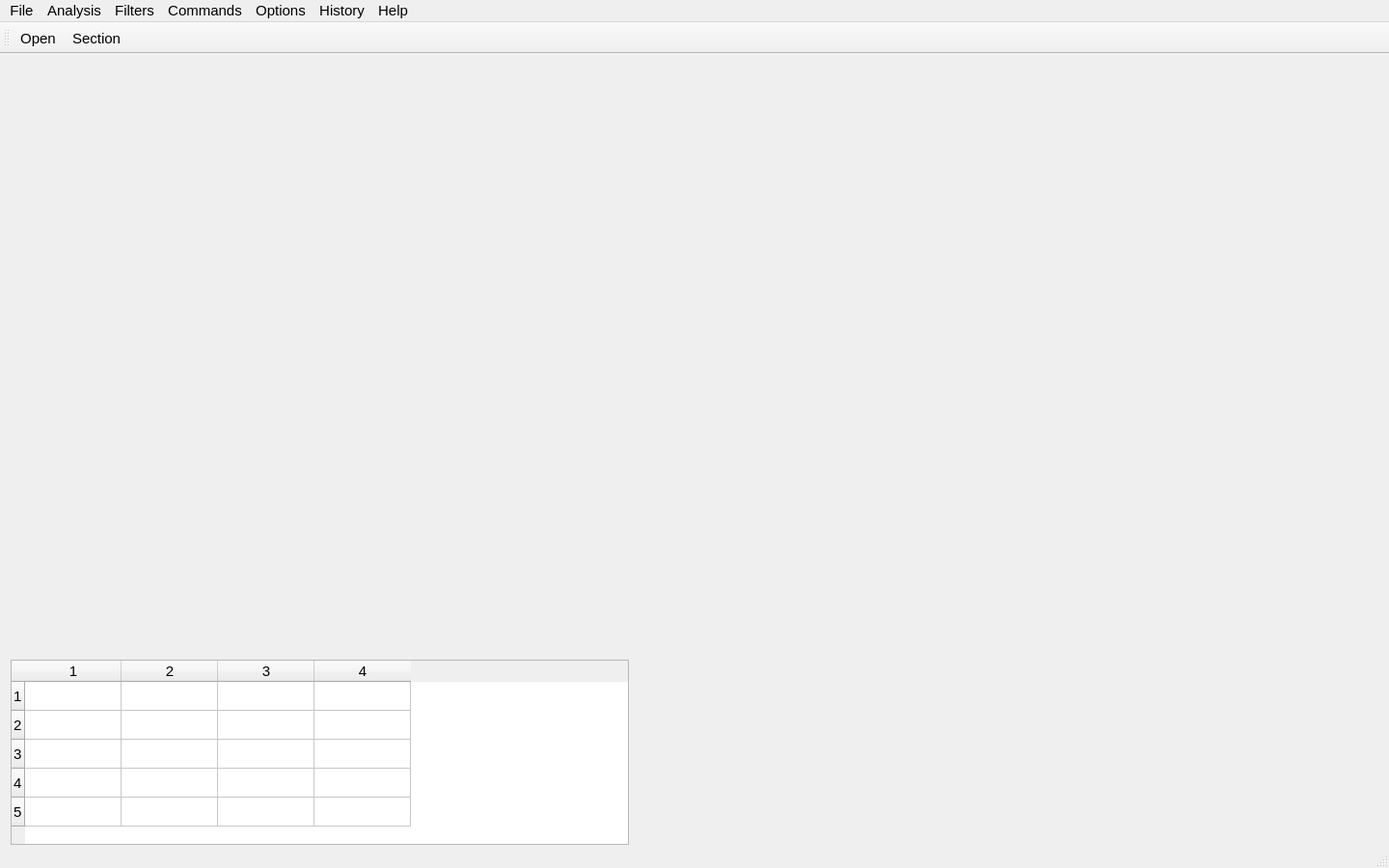
<?xml version="1.0" encoding="UTF-8"?>
<ui version="4.0">
 <class>MainWindow</class>
 <widget class="QMainWindow" name="MainWindow">
  <property name="geometry">
   <rect>
    <x>0</x>
    <y>0</y>
    <width>1440</width>
    <height>900</height>
   </rect>
  </property>
  <property name="font">
   <font>
    <family>Arial</family>
    <pointsize>11</pointsize>
   </font>
  </property>
  <property name="windowTitle">
   <string>MainWindow</string>
  </property>
  <property name="autoFillBackground">
   <bool>false</bool>
  </property>
  <property name="styleSheet">
   <string notr="true"/>
  </property>
  <widget class="QWidget" name="centralWidget">
   <widget class="QCustomPlot" name="CurveImagePlot" native="true">
    <property name="geometry">
     <rect>
      <x>700</x>
      <y>10</y>
      <width>481</width>
      <height>571</height>
     </rect>
    </property>
   </widget>
   <widget class="QCustomPlot" name="CurveImageIIPlot" native="true">
    <property name="geometry">
     <rect>
      <x>700</x>
      <y>590</y>
      <width>481</width>
      <height>41</height>
     </rect>
    </property>
   </widget>
   <widget class="QCustomPlot" name="TwoDImageIIPlot" native="true">
    <property name="geometry">
     <rect>
      <x>700</x>
      <y>650</y>
      <width>491</width>
      <height>51</height>
     </rect>
    </property>
   </widget>
   <widget class="QCustomPlot" name="TwoDImagePlot" native="true">
    <property name="geometry">
     <rect>
      <x>11</x>
      <y>1</y>
      <width>649</width>
      <height>407</height>
     </rect>
    </property>
   </widget>
   <widget class="QTableWidget" name="newtable">
    <property name="geometry">
     <rect>
      <x>11</x>
      <y>628</y>
      <width>641</width>
      <height>192</height>
     </rect>
    </property>
    <property name="rowCount">
     <number>5</number>
    </property>
    <property name="columnCount">
     <number>4</number>
    </property>
    <row/>
    <row/>
    <row/>
    <row/>
    <row/>
    <column/>
    <column/>
    <column/>
    <column/>
   </widget>
  </widget>
  <widget class="QMenuBar" name="menuBar">
   <property name="geometry">
    <rect>
     <x>0</x>
     <y>0</y>
     <width>1440</width>
     <height>23</height>
    </rect>
   </property>
   <widget class="QMenu" name="menuFile">
    <property name="title">
     <string>File</string>
    </property>
    <addaction name="actionOpen"/>
   </widget>
   <widget class="QMenu" name="menuAnalysis">
    <property name="title">
     <string>Analysis</string>
    </property>
    <addaction name="actionSection"/>
    <addaction name="actionRoughness"/>
    <addaction name="actionPower_Spectral_Denstiy"/>
    <addaction name="actionFlatten"/>
    <addaction name="actionThree_Dimension"/>
    <addaction name="actionHistogram"/>
   </widget>
   <widget class="QMenu" name="menuFilters">
    <property name="title">
     <string>Filters</string>
    </property>
   </widget>
   <widget class="QMenu" name="menuCommands">
    <property name="title">
     <string>Commands</string>
    </property>
    <addaction name="actionDouble_Channel"/>
   </widget>
   <widget class="QMenu" name="menuOptions">
    <property name="title">
     <string>Options</string>
    </property>
   </widget>
   <widget class="QMenu" name="menuHistory">
    <property name="title">
     <string>History</string>
    </property>
   </widget>
   <widget class="QMenu" name="menuHelp">
    <property name="title">
     <string>Help</string>
    </property>
   </widget>
   <addaction name="menuFile"/>
   <addaction name="menuAnalysis"/>
   <addaction name="menuFilters"/>
   <addaction name="menuCommands"/>
   <addaction name="menuOptions"/>
   <addaction name="menuHistory"/>
   <addaction name="menuHelp"/>
  </widget>
  <widget class="QToolBar" name="mainToolBar">
   <attribute name="toolBarArea">
    <enum>TopToolBarArea</enum>
   </attribute>
   <attribute name="toolBarBreak">
    <bool>false</bool>
   </attribute>
   <addaction name="actionOpen"/>
   <addaction name="actionSection"/>
  </widget>
  <widget class="QStatusBar" name="statusBar"/>
  <action name="actionOpen">
   <property name="icon">
    <iconset resource="src.qrc">
     <normaloff>:/new/prefix1/image/image_open.ico</normaloff>:/new/prefix1/image/image_open.ico</iconset>
   </property>
   <property name="text">
    <string>Open</string>
   </property>
  </action>
  <action name="actionSection">
   <property name="enabled">
    <bool>true</bool>
   </property>
   <property name="icon">
    <iconset resource="src.qrc">
     <normaloff>:/new/prefix1/image/general.ico</normaloff>:/new/prefix1/image/general.ico</iconset>
   </property>
   <property name="text">
    <string>Section</string>
   </property>
   <property name="visible">
    <bool>true</bool>
   </property>
  </action>
  <action name="actionRoughness">
   <property name="text">
    <string>Roughness</string>
   </property>
  </action>
  <action name="actionPower_Spectral_Denstiy">
   <property name="text">
    <string>Power Spectral Denstiy</string>
   </property>
  </action>
  <action name="actionDouble_Channel">
   <property name="text">
    <string>Double Channel</string>
   </property>
  </action>
  <action name="actionFlatten">
   <property name="text">
    <string>Flatten</string>
   </property>
  </action>
  <action name="actionThree_Dimension">
   <property name="text">
    <string>Three Dimension</string>
   </property>
  </action>
  <action name="actionHistogram">
   <property name="text">
    <string>Histogram</string>
   </property>
  </action>
 </widget>
 <layoutdefault spacing="6" margin="11"/>
 <customwidgets>
  <customwidget>
   <class>QCustomPlot</class>
   <extends>QWidget</extends>
   <header location="global">qcustomplot.h</header>
   <container>1</container>
  </customwidget>
 </customwidgets>
 <resources>
  <include location="src.qrc"/>
 </resources>
 <connections/>
 <slots>
  <signal>signal1()</signal>
 </slots>
</ui>
